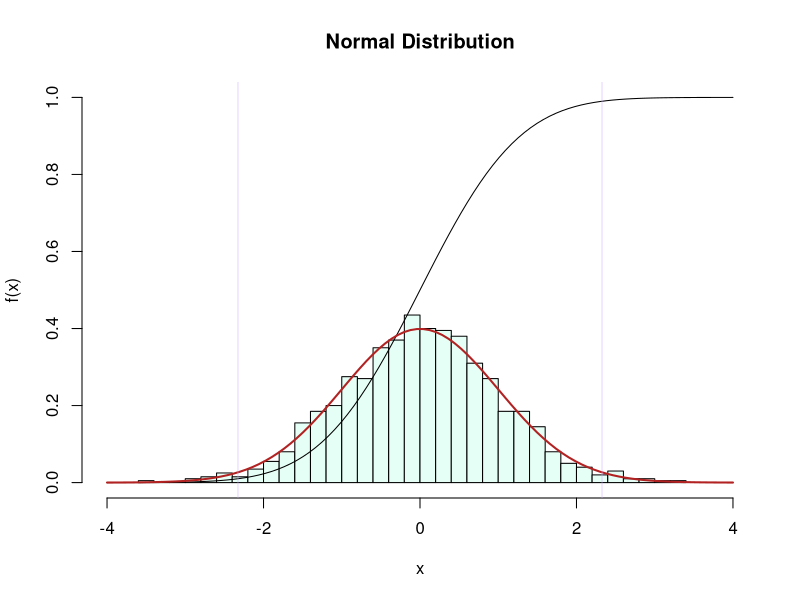
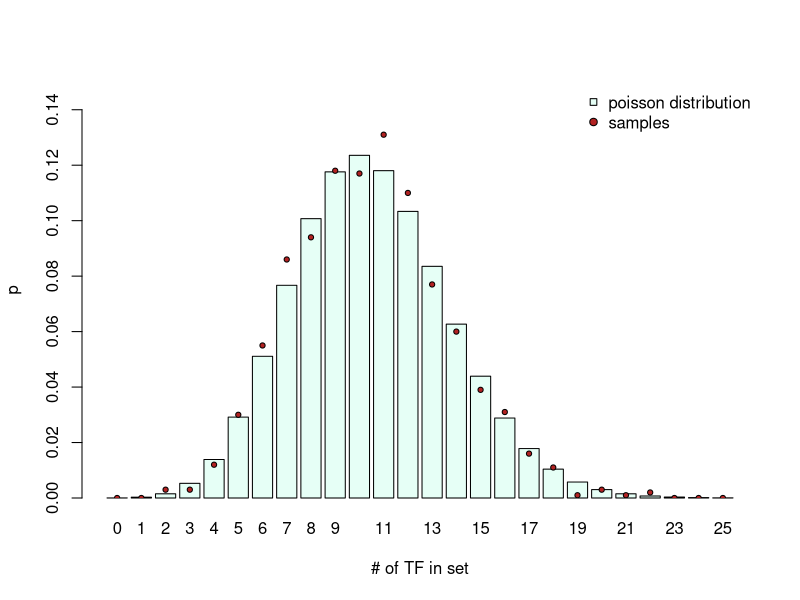
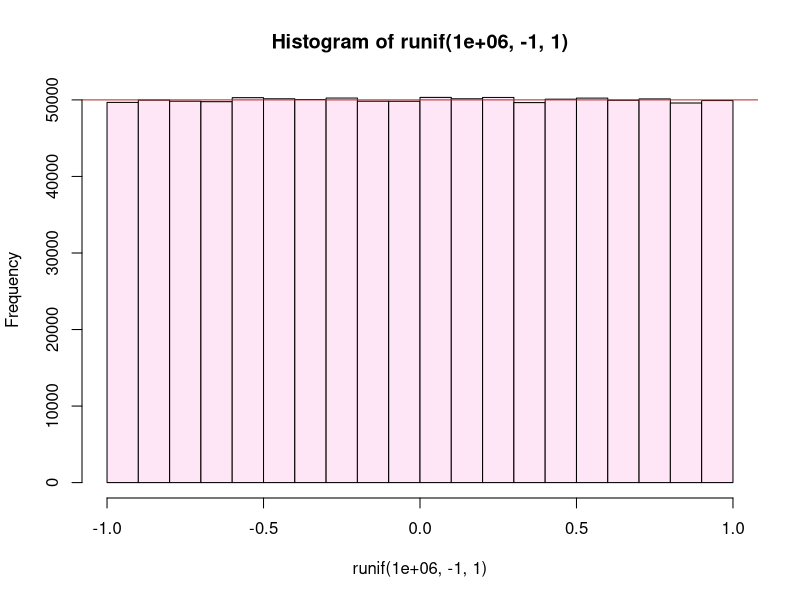
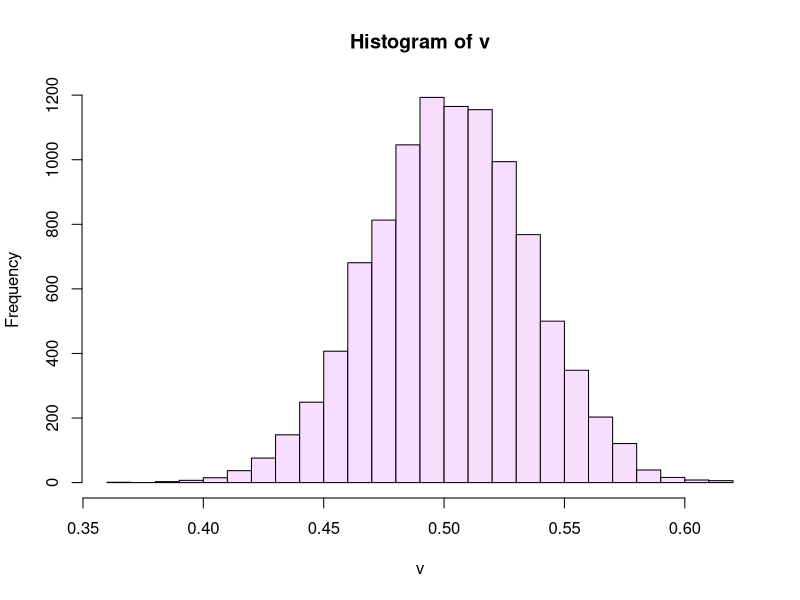
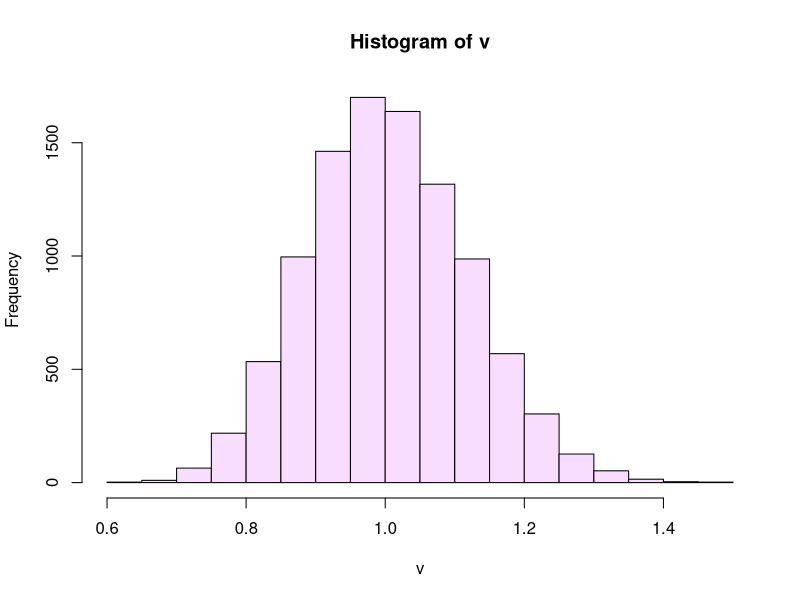
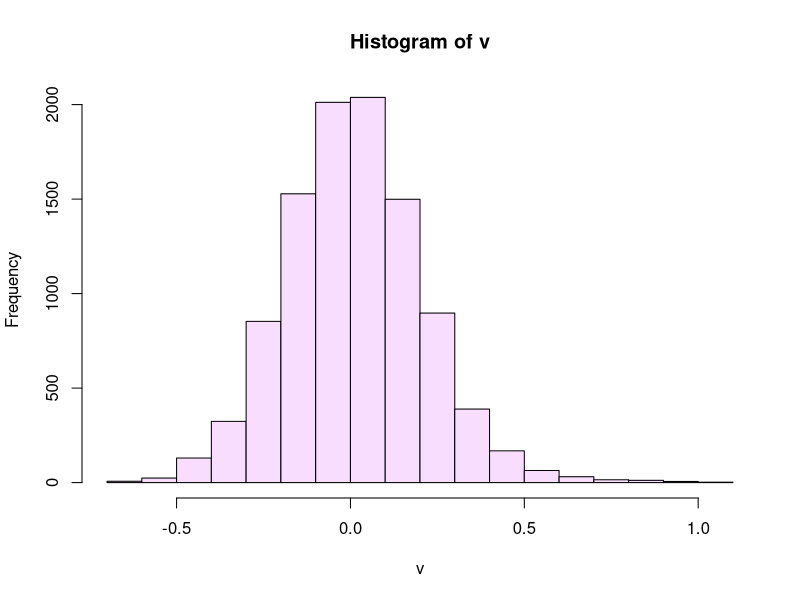
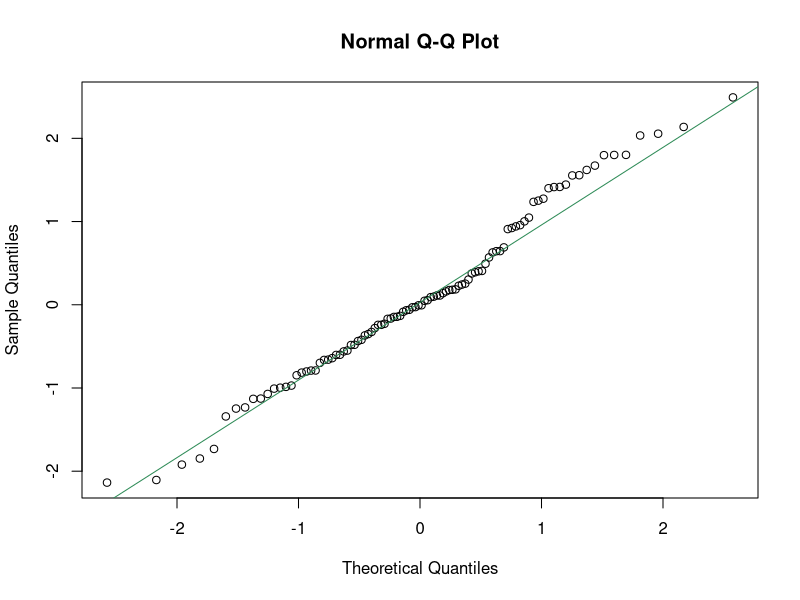
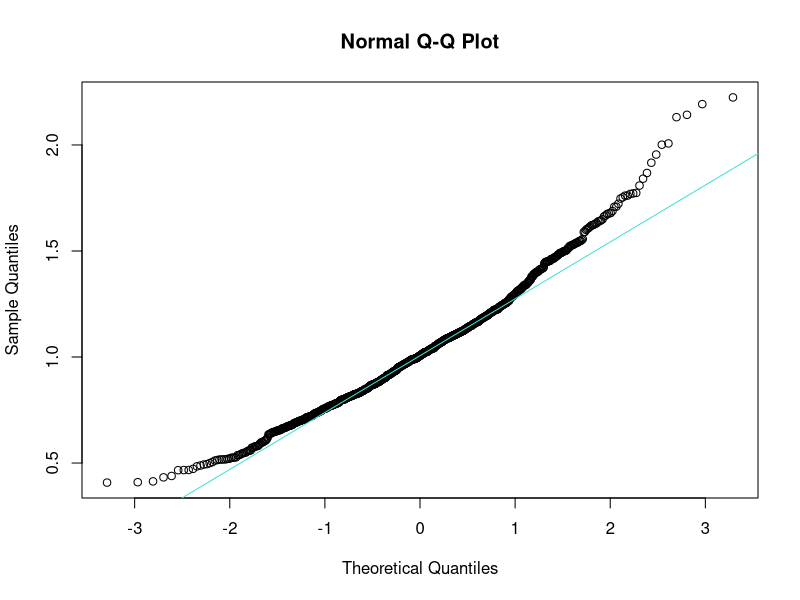

Generate these figures, in order, with R:
# FND-STA-Probability_distribution.R
#
# Purpose:  A Bioinformatics Course:
#              R code accompanying the FND-STA-Probability_distribution unit.
#
# Version:  1.0
#
# Date:     2017  10  10
# Author:   Boris Steipe (boris.steipe@utoronto.ca)
#
# Versions:
#           1.0    First code live version
#
# TODO:
#           Add tasks
#
# == DO NOT SIMPLY  source()  THIS FILE! =======================================
#
# If there are portions you don't understand, use R's help system, Google for an
# answer, or ask your instructor. Don't continue if you don't understand what's
# going on. That's not how it works ...
#
# ==============================================================================
 
#TOC> ==========================================================================
#TOC> 
#TOC>   Section  Title                                                   Line
#TOC> -----------------------------------------------------------------------
#TOC>   1        Introduction                                              50
#TOC>   2        Three fundamental distributions                          113
#TOC>   2.1      The Poisson Distribution                                 116
#TOC>   2.2      The uniform distribution                                 169
#TOC>   2.3      The Normal Distribution                                  189
#TOC>   3        quantile-quantile comparison                             230
#TOC>   3.1      qqnorm()                                                 240
#TOC>   3.2      qqplot()                                                 300
#TOC>   4        Quantifying the difference                               317
#TOC>   4.1      Chi2 test for discrete distributions                     351
#TOC>   4.2      Kullback-Leibler divergence                              435
#TOC>   4.2.1    An example from tossing dice                             446
#TOC>   4.2.2    An example from lognormal distributions                  568
#TOC>   4.3      Kolmogorov-Smirnov test for continuous distributions     609
#TOC> 
#TOC> ==========================================================================
 




# =    1  Introduction  ========================================================

# The space of possible outcomes of events is called a probability distribution
# and the properties of probability distributions are crucial to our work. Many
# distributions like the (discrete) Poisson, or the (continuous) Normal
# distribution have been characterized in great detail, their behaviour is well
# understood, and they are useful for countless applications - but we also need
# to able to work with ad hoc distributions that have never been seen before.

# Let's get a few facts about probability distributions out of the way:

# The "support" of a probability distribution is the range of values that have a
# non-zero probability. The "domain" of a probability distribution is the range
# of probabilities that the distribution can take over its support. Think of
# this as the ranges on the x- and y-axis respectively. Thus the distribution
# can be written as p = f(x).

# The integral over a probability distribution is always 1. This means: the
# distribution reflects the situation that an event does occur, any event, but
# there is not no event.

# R's inbuilt probability distributions always come in four flavours:
# d...  for "density": this is the probability density function (p. d. f),
#         the value of f(x) at x.
# p...  for "probability": this is the cumulative distribution function
#         (c. d. f.). It is 0 at the left edge of the support, and 1 at
#         the right edge.
# q... for "quantile": The quantile function return the x value at which p...
#         takes a requested value.
# r... for "random": produces random numbers that are distributed according
#         to the p. d. f.

# To illustrate with the "Normal Distribution" (Gaussian distribution):

# 1000 normally distributed values with default parameters: mean 0, sd 1.
r <- rnorm(1000)

# pastel green: histogram of 1000 random samples
hist(r,
     freq = FALSE,
     breaks = 30,
     xlim = c(-4, 4),
     ylim = c(0, 1),
     main = "Normal Distribution",
     xlab = "x",
     ylab = "f(x)",
     col = "#E6FFF6")

# 100 equally spaced point along x
x <- seq(-4, 4, length.out = 100)

# black: c. d. f. along x. Note that this asymptotically reaches 1
points(x, pnorm(x), type = "l")

# dark red: p. d. f. along x
points(x, dnorm(x), type = "l", lwd = 2, col="firebrick")

# purple: 1% and 99% quantiles
abline(v = qnorm(c(0.01, 0.99)), lwd = 0.5, col = "#CCAAFF")

# Study this plot well and familiarize yourself with the terms.


# =    2  Three fundamental distributions  =====================================


# ==   2.1  The Poisson Distribution  ==========================================

# The Poisson distribution is a discrete probability distribution that
# characterizes how many events we expect among a given number of observations
# if the mean probability of an event is known. Assume we know that there are
# 256 transcription factors among the 6091 protein-coding genes of yeast, then
# the probability of picking a transcription factor at random from all ORFs is
# 256/6091 ~= 4.2%. How many do we expect if we look e.g. at 250 differentially
# expressed genes? This means the mean number of transcription factors  we would
# expect in that sample of differentially expressed genes is (250 * 256)/6091.

dpois(0,  (250 * 256) / 6091)       # Probability of seeing no TFs
dpois(1,  (250 * 256) / 6091)       # Probability of seing one ...
dpois(2,  (250 * 256) / 6091)       # Probability of seing two ...
dpois(3:10, (250 * 256) / 6091)     # Probability of seing from three to ten ...
sum(dpois(0:4, (250 * 256) / 6091)) # Probability of seeing four or less ...

# Lets plot this
N <- 25
x <- dpois(0:N, (250 * 256) / 6091)
names(x) <- as.character(0:N)
midPoints <- barplot(x, col = "#E6FFF6",
             axes = TRUE,
             ylim = c(0, 0.15),
             xlab = "# of TF in set",
             ylab = "p")

# Confirm that our understanding of dpois() is correct, by simulating actual
# trials:

N <- 1000
genes <- numeric(6091)   # All genes are 0
genes[1:256] <- 1        # TFs  are 1

x <- numeric(N)          # initialize vector
set.seed(112358)
for (i in 1:N) {
  x[i] <- sum(sample(genes, 250)) # sum of TFs in our sample in this trial
}

(t <- table(x)/N)

# Add these values to the plot
y <- numeric(26)                     # initialize vector with 26 slots
y[as.numeric(names(t)) + 1] <- t     # put the tabled values there (index + 1)
points(midPoints, y, pch = 21, cex = 0.7, bg = "firebrick")
legend("topright",
       legend = c("poisson distribution", "samples"),
       pch = c(22, 21),
       pt.bg = c("#E6FFF6", "firebrick"),
       bty = "n")


# ==   2.2  The uniform distribution  ==========================================

# The uniform distribution has the same probability over its entire support. R's
# runif() function takes the desired number, the min and the max as arguments.
# Let's plot a histogram of a million values between -1 and 1 to demonstrate.

hist(runif(1e6, -1, 1), breaks = 20, col = "#FFE6F6")
abline(h = 1e6/20, col="firebrick")

# One of the important uses of the uniform distribution is to write conditional
# expressions that are TRUE with a given probability. For example, to get TRUE
# values with a probability of 1/3, we pick a random number between 0 and 1, and
# ask whether the number is smaller than 1/3. Example:

runif(10) < 1/3

#confirm with a million trials
sum(runif(1e6) < 1/3)/1e6  # should be close to 0.33333...


# ==   2.3  The Normal Distribution  ===========================================

# The king of probability distributions. Why? That's because of the Central
# Limit Theorem (CLT) that essentially says that a process that is subject to
# small fluctuations will tend to normally distributed outcomes ... and in
# biology literally everything is subject to small fluctuations.

# Lets simulate: Lets create a vector of 12345 numbers, choose samples of size
# 77 from that vector and calculate the mean. We do that 9999 times. I am just
# using odd numbers so it is clear in the code which number represents what.

x <- runif(12345)
v <- numeric(9999)
for (i in 1:length(v)) {
  v[i] <- mean(sample(x, 77))
}

hist(v, breaks = 20, col = "#F8DDFF")

# Let's try this again, this time sampling from an exponential distribution ...
x <- rexp(12345)
v <- numeric(9999)
for (i in 1:length(v)) {
  v[i] <- mean(sample(x, 77))
}

hist(v, breaks = 20, col = "#F8DDFF")

# ... or from a t-distribution ...
x <- rt(12345, df = 3)
v <- numeric(9999)
for (i in 1:length(v)) {
  v[i] <- mean(sample(x, 77))
}

hist(v, breaks = 20, col = "#F8DDFF")

# The outcomes all give normal distributions, regardless what the details of our
# original distribution were!


# =    3  quantile-quantile comparison  ========================================


# Once we have observed a distribution of outcomes, the next task is often to
# quantify whether the values correspond to a known distribution. This can be
# done with quantile-quantile plots that plot the quantile values of one
# distribution against those of the other. Identically distributed quantiles lie
# on a straight line.


# ==   3.1  qqnorm()  ==========================================================

# The functions qqnorm() and qqline() perform this
# comparison with the normal distribution.

set.seed(1112358)
x <- rnorm(100, mean=0, sd=1) # 100 normally distributed balues
qqnorm(x)
qqline(x, col = "seagreen")

# Our variables in x appear normally distribute - which is not surprising since
# we produced them with rnorm(). What about the kind of sampling we did above?
# Let's test whether samples from an exponential distribution are normally
# distributed (previously we just visually inspected the histogram.)

# Create a vector of sample means from the exponential distribution; use
# only a few samples for the mean
set.seed(112358)
x <- rexp(12345)
v <- numeric(999)
for (i in 1:length(v)) {
  v[i] <- mean(sample(x, 12))
}
qqnorm(v)
qqline(v, col = "turquoise") # normal

#try with more samples
for (i in 1:length(v)) {
  v[i] <- mean(sample(x, 77))
}
qqnorm(v)
qqline(v, col = "steelblue") # normal

#try with many samples
for (i in 1:length(v)) {
  v[i] <- mean(sample(x, 374))
}
qqnorm(v)
qqline(v, col = "plum") # normal

# Exactly as the CLT predicts, the more often we sample - we tried
# 12, 77, and 374 samples - the more "normal" the distribution looks.

# What does a distribution look like that is NOT normal?
# Let's try simulating an "Extreme value distribution". This type of
# distribution appears if we choose the max() of a sample

set.seed(112358)
rEVD <- numeric(9999)
for (i in seq_along(rEVD)) {
  rEVD[i] <- max(rnorm(100))
}
hist(rEVD, breaks = 20, col = "orchid")
# Note the long tail on the right!

qqnorm(rEVD)
qqline(rEVD, col = "orchid") # normal

# Definitely not "normal"!

# ==   3.2  qqplot()  ==========================================================

# qqplot() works like qqnorm(), except that we compare two arbitrary
# distribtutions, rather than one distribution against the normal distribution
# as we did before. Sample against sample.

x <- seq(0, 4, length.out = 100)

dl <- dlnorm(x) # log-normal distribution
dg <- dgamma(x, shape=1.5)   # gamma distribution

plot(dl, type="l")
points(dg, type="l", col = "maroon")

qqplot(dl, dg) # clearly not equal


# =    4  Quantifying the difference  ==========================================


# Quantile-quantile plots give us a visual estimate, but how do we quantify the
# difference between distributions? Let's compare two types of extreme-value
# distributions, a lognormal distribution with the same distribution that is
# slightly shifted, and three gamma distributions with three different shape
# parameters. Let's define and visualize the distributions first, to see what
# we are comparing.

x <- seq(0, 4, length.out = 100)

set.seed(112358)
dl1 <- dlnorm(x) # log-normal distribution
dl2 <- dlnorm(x - 0.25) # log-normal distribution, shifted right (a bit)
dg1.2 <- dgamma(x, shape=1.2)   # three gamma distributions with...
dg1.5 <- dgamma(x, shape=1.5)   # ...wider, and wider...
dg1.9 <- dgamma(x, shape=1.9)   # ...peak

myCols <- c("black", "grey", "maroon", "turquoise", "steelblue")

plot(dl1, type="l", lwd=2)   # visualize the distributions
points(dl2, type="l", col = myCols[2])
points(dg1.2, type="l", col = myCols[3])
points(dg1.5, type="l", col = myCols[4])
points(dg1.9, type="l", col = myCols[5])
legend("topright",
       legend = c("dl1", "dl2", "dg1.2", "dg1.5", "dg1.9"),
       lty = 1,
       lwd = c(2, 1, 1, 1, 1),
       col = myCols,
       bty = "n")


# ==   4.1  Chi2 test for discrete distributions  ==============================

# The chi2 test can be used to compare discrete distributions - even though
# it is not ideal for this purpose.
# (https://stats.stackexchange.com/questions/113692/test-identicality-of-discrete-distributions)
#
# Let's draw 100 random variables according to our target distributions
N <- 100
set.seed(112358)
rL1   <- rlnorm(N) # log-normal distribution
rL2   <- rlnorm(N, meanlog = 0.25) # log-normal distribution, shifted right
rG1.2 <- rgamma(N, shape=1.2)   # three gamma distributions with...
rG1.5 <- rgamma(N, shape=1.5)   # ...wider, and wider...
rG1.9 <- rgamma(N, shape=1.9)   # ...peak

maxX <- max(c(rL1, rL2, rG1.2, rG1.5, rG1.9))

myBreaks <- seq(0, 5, length.out = 10) # 9 intervals from 0 to 5...
myBreaks <- c(myBreaks, maxX) # ... and one that contains the outliers

# It's easy to plot a histogram of one set of random deviates...
hist(rG1.5, breaks = myBreaks, col = myCols[4])

# ... but basic R has no inbuilt function to stack histogram bars side-by-side.
# We use the multhist() function in the plotrix package:

if (!require(plotrix)) {
  install.packages("plotrix")
  library(plotrix)
}

h <- multhist(list(rL1, rL2, rG1.2, rG1.5, rG1.9 ),
              breaks = myBreaks,
              col = myCols)
legend("topright",
       legend = c("rL1", "rL2", "rG1.2", "rG1.5", "rG1.9"),
       pch=15,
       col = myCols,
       bty="n")

# We have assigned the output of multihist to the variable h, which now
# contains the densities, midpoints, breaks etc. of the histogram ...
# as well as the matrix of counts:
h[[2]]

# But using hist() or multhist() for binning is a bit of a hack - even though
# it works, of course. The "real" R function to bin data is cut(). cut()
# sorts the values of a vector into bins, and returns the bin-labels as
# integers.

x <- cut(rL1, breaks = myBreaks, labels = FALSE)
table(x)

countsL1   <- table(cut(rL1  , breaks = myBreaks, labels = FALSE))
countsL2   <- table(cut(rL2  , breaks = myBreaks, labels = FALSE))
countsG1.2 <- table(cut(rG1.2, breaks = myBreaks, labels = FALSE))
countsG1.5 <- table(cut(rG1.5, breaks = myBreaks, labels = FALSE))
countsG1.9 <- table(cut(rG1.9, breaks = myBreaks, labels = FALSE))


chisq.test(countsL1, countsL2)

# Note that this use of the chi2 test does not have very much power, since it
# does not assume the values for the bins are ordered, but takes them to
# be independent. Also, chisq.test() complains about the Chi-squared
# approximation to be possibly incorrect because some of the counts are small.
# In this case, rather than rely on the in-built chi-square table, we can do
# an explicit simulation to estimate the p-value for the null hypothesis.
#
chisq.test(countsL1, countsL2, simulate.p.value = TRUE, B = 10000)

# Note that the probability that the samples came from the same distribution is
# quite high. We don't seem to be able to distinguish l1 and l2 with the chi2
# test.

# Let's calculate this for the other distribution too:

chisq.test(countsL1, countsG1.2, simulate.p.value = TRUE, B = 10000)
chisq.test(countsL1, countsG1.5, simulate.p.value = TRUE, B = 10000)
chisq.test(countsL1, countsG1.9, simulate.p.value = TRUE, B = 10000)

# As a result, we would conclude that none of these distributions are
# significantly different.

# ==   4.2  Kullback-Leibler divergence  =======================================

# For discrete probability distributions, there is a much better statistic, the
# Kullback-Leibler divergence (or relative entropy). It is based in information
# theory, and evaluates how different each matching pair of outcomem categories
# are. Its inputs are the probability mass functions (p.m.f.) of the two
# functions to be compared. A probability mass function is the probability of
# every outcome the process can have. Kullback-Leibler divergence therefore can
# be applied to discrete distributions. But we need to talk a bit about
# converting counts to p.m.f.'s.

# ===  4.2.1  An example from tossing dice                        

#  The p.m.f of an honest die is (1:1/6, 2:1/6, 3:1/6, 4:1/6, 5:1/6, 6:1/6). But
#  there is an issue when we convert sampled counts to frequencies, and estimate
#  probabilities with these frequencies. The problem is: by chance we might not
#  have observed a particular outcome! Consider this example:

set.seed(47)
N <- 20
(counts <- table(sample(1:6, N, replace = TRUE)))

# We have not observed a "2"!
#
# Now, if we convert the counts to frequencies, and assume these to be
# probabilities, we get an observed p.m.f:
pmf <- numeric(6)
for (i in seq_along(counts)) {
  outcome <- as.integer(names(counts)[i])
  pmf[outcome] <- counts[i]/N
}
names(pmf) <- 1:6
pmf

# This means we assign a probability of 0 to the outcome "2" - because we
# haven't observed it. But how do we compare it then? What does it mean when we
# should have 1/6 of "2"s but we have none whatsoever? Taken at face value it
# means we are comparing apples to oranges - essentially a five-faced die with a
# six-faced die - and therefore divergence is infinitely large. Obviously, that
# was just a problem caused by our limited sampling, but the question remains:
# how do we account for missing data? There are several solutions, for example,
# for ordered data one could substitute the average values of the two bracketing
# outcomes. But a simple and quite robust solution is to add "pseudocounts".
# This is called adding a Laplace prior, or a Jeffreys prior: in our case,
# simply add 0.5 to every value that the two functions don't share.

# pmf of an honest die
pmfHD <- rep(1/6, 6)
names(pmfHD) <- 1:6
pmfHD

# pmf, estimated from our sampled counts with and without pseudocounts

pmfPC <- numeric(6) + 0.5
for (i in seq_along(counts)) {
  outcome <- as.integer(names(counts)[i])
  pmfPC[outcome] <- counts[i] + pmfPC[outcome]
}
pmfPC <- pmfPC / sum(pmfPC)
names(pmfPC) <- 1:6
pmf     # before
pmfPC   # after

# The definition of a function that takes samples and returns a pmf
# with pseudocounts is straightforward, but requires a bit of juggling
# the observed values into the right slots. Here's what this can look like:

pmfPC <- function(cts, nam) {
  # Convert counts to a p.m.f, adding a pseudocount of 0.5 to all categories
  # of outcomes (Jeffreys prior).
  # Parameters:
  #    cts  num   raw counts
  #    nam        names of the categories, converted to char
  # Value   a probability mass function

  nam <- as.character(nam)
  if (!all(names(cts) %in% nam)) {
    stop("PANIC: names in \"cts\" do not match \"nam\"!")
  }
  pmf <- numeric(length(nam))
  names(pmf) <- nam
  pmf[names(cts)] <- cts[names(cts)]
  pmf <- pmf + 0.5    # add pseudocounts
  return(pmf/sum(pmf))
}



# The definition of the Kullback-Leibler divergence itself is quite simple
# actually: for two distributions, p and q it is sum(p * log( p / q))

KLdiv <- function(p, q) {
  # p and q are two pmfs of discrete probability distributions
  # with the same outcomes, which are nowhere 0.
  # Value:  Kullback-Leibler divergence  sum(p * log( p / q))).

  if (length(p) != length(q)) {
    stop("PANIC: input vector lengths differ!")
  }
  if (any(c((p == 0), (q == 0)))) {
    stop("PANIC: 0's found in input vectors!")
  }

  return(sum(p * log( p / q )))
}

# Now we can calculate KL-divergences for our six-faced die example:

KLdiv(rep(1/6, 6), pmfPC(counts, 1:6)) # p.m.f. of an honest die vs. our
                                       # actual counts

# Is that a lot? Let's look at the distribution of KL-divergences in our
# six-sided die scenario: p.m.f. of 20 samples each versus the theoretical
# p.m.f.

N <- 1000
nSample <- 20
divs <- numeric(N)
for (i in 1:N) {
  x <- table(sample(1:6, nSample, replace = TRUE))
  divs[i] <- KLdiv(rep(1/6, 6), pmfPC(x, 1:6))
}

hist(divs,
     col = "whitesmoke",
     xlab = "Kullback-Leibler divergence",
     main = sprintf("%d samples of honest die", nSample))
abline(v = KLdiv(rep(1/6, 6), pmfPC(counts, 1:6)), col="firebrick")

# We see that our example sample (KL-divergence marked with the red line) is
# somewhat but not drastically atypical.


# ===  4.2.2  An example from lognormal distributions             

# We had compared a set of lognormal and gamma distributions above, now we
# can use KL-divergence to quantify their similarity:

pmfL1 <- pmfPC(countsL1, nam = 1:10)
pmfL2 <- pmfPC(countsL2, nam = 1:10)
KLdiv(pmfL1, pmfL2)  # 0.1087

# To evaluate what this number means, we can run a simple simulation: we create
# random samples according to the rL1 distribution, calculate the Kullback
# Leibler divergence with countsL1, and compare the distribution we get with the
# value we observed as the difference with discL2. Essentially, this tells us
# the probability that countsL2 is actually a sample from the L1 function. Here we
# go:

N <- 1000
divs <- numeric(N)

set.seed(31416)
for (i in 1:N) {
  x <- rlnorm(100) # get random samples from our reference distributions
  y <- table(cut(x, breaks = myBreaks, labels = FALSE))  # tabulate counts
  q <- pmfPC(y, nam = 1:10)  # convert to p.m.f. with pseudocounts
  divs[i] <- KLdiv(pmfL1, q)     # calculate Kullback-Leibler divergence
}

hist(divs,
     col = "thistle",
     xlab = "Kullback-Leibler divergence",
     main = sprintf("Samples from shifted lnorm()"))
abline(v = KLdiv(pmfL1, pmfL2), col="firebrick")

# How many KL-divergences were less than the difference we observed?
sum(divs < KLdiv(pmfL1, pmfL2)) #933

# Therefore the probability that the samples came from the same distribution
# is only 100 * (N - 933) / N (%) ... 6.7%. You see that this gives a much more
# powerful statistical approach than the chi2 test we used above.


# ==   4.3  Kolmogorov-Smirnov test for continuous distributions  ==============

# The Kolmogorov-Smirnov (KS) test is meant for continuous distributions, i.e.
# the probability it calculates assumes that the function values are all
# different. In the case of random samples, that is a reasonable assumption. KS
# is a two-sample goodness of fit test, i.e. it has a null-hypothesis that the
# samples were taken from the same (unknown) distribution, and then asks whether
# this is likely, given the actual values. It is sensitive both to differences
# in location (position of the mean), and differences in shape. R has the
# ks.test() function to calculate it.

ks.test(dl1, dl2)     # vs. shifted log-normal.
ks.test(dl1, dg1.2)   # vs. the three gamma distributions
ks.test(dl1, dg1.5)
ks.test(dl1, dg1.9)
ks.test(dg1.5, dg1.9) # the two last gammas against each other

# (The warnings about the presence of ties comes from the 0s in our function
# values). The p-value that these distributions are samples of the same
# probability distribution gets progressively smaller.



# [END]
